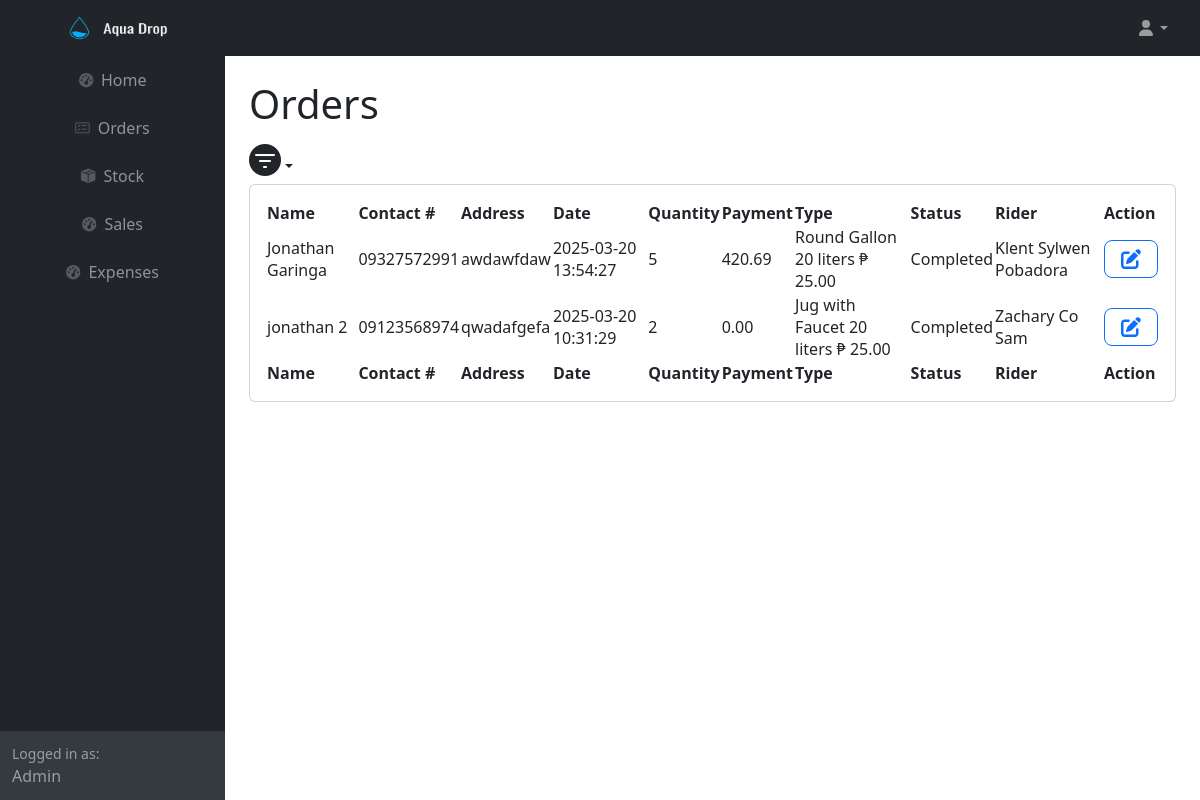
Before: /orders.php (signed in) with the older database file.
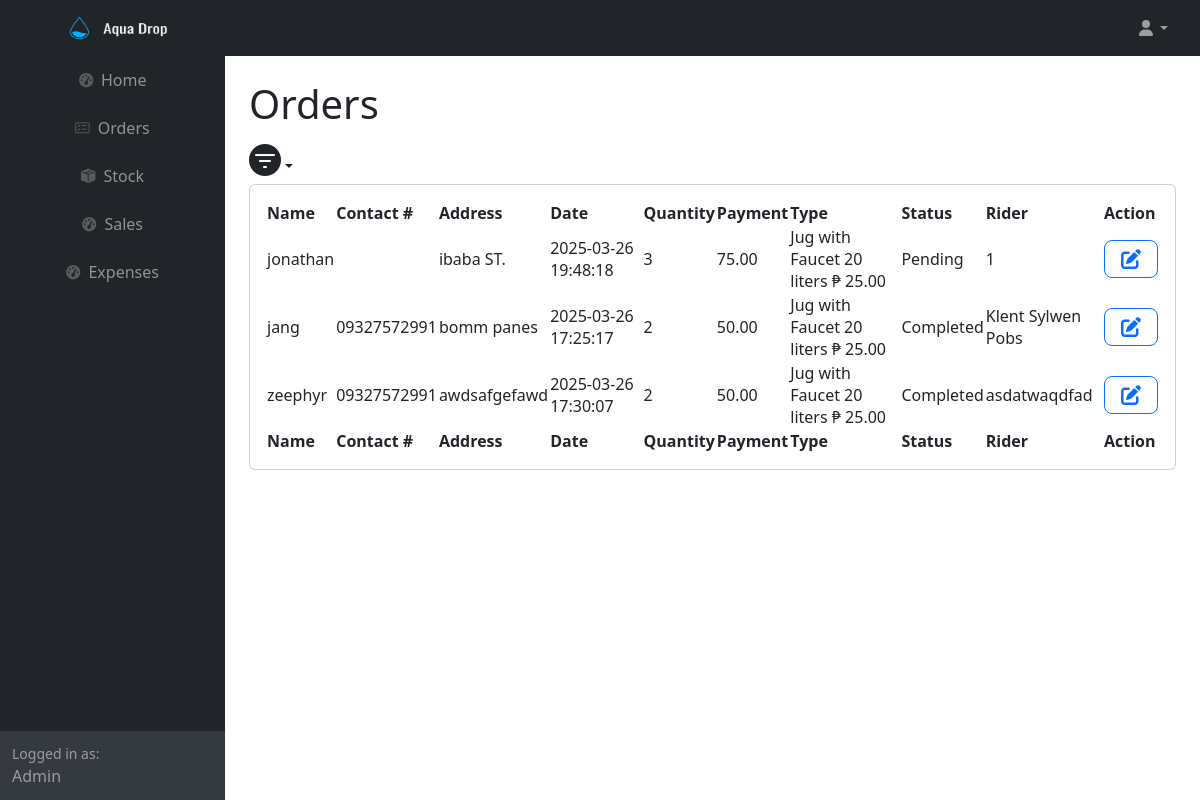
After: the same page with the newer database file.
### tables this page shows
CREATE TABLE IF NOT EXISTS `orders` (
  `order_id` int(11) NOT NULL AUTO_INCREMENT,
  `user_id` int(11) NOT NULL,
  `name` varchar(255) NOT NULL,
  `contact_number` varchar(11) NOT NULL,
  `address` varchar(255) NOT NULL,
  `date` timestamp NOT NULL DEFAULT current_timestamp() ON UPDATE current_timestamp(),
  `quantity` int(11) NOT NULL,
  `type_id` int(11) NOT NULL,
  `payment` decimal(10,2) NOT NULL,
  `status_id` int(11) NOT NULL,
  `rider` varchar(255) NOT NULL,
  PRIMARY KEY (`order_id`)
);

CREATE TABLE IF NOT EXISTS `type` (
  `type_id` int(11) NOT NULL AUTO_INCREMENT,
  `type_name` varchar(255) NOT NULL,
  `price` decimal(10,2) NOT NULL,
  PRIMARY KEY (`type_id`)
);

CREATE TABLE IF NOT EXISTS `status` (
  `status_id` int(11) NOT NULL AUTO_INCREMENT,
  `status_name` varchar(255) NOT NULL,
  PRIMARY KEY (`status_id`)
);

### orders.php (the view, shortened to what the changed rows need)
<?php
	require ('db.php');
    if(isset($_GET['id'])){
        $sql = "SELECT order_id, name, contact_number, address, date, quantity, t.price, (o.quantity * t.price) AS total_price, rider, o.status_id, status_name, type_name FROM sales o
            JOIN status s ON o.status_id = s.status_id
            JOIN type t ON o.type_id = t.type_id WHERE date BETWEEN :start_date AND :end_date";
        $stmt = $conn->prepare($sql);
        $stmt->bindParam(':status_id', $_GET['id']);
        $stmt->execute();
        $data = $stmt->fetchAll(PDO::FETCH_ASSOC);
    }
    else{
        $sql = "SELECT order_id, name, contact_number, address, date, quantity,price, payment, rider, o.status_id, status_name, type_name FROM orders o
        JOIN status s ON o.status_id = s.status_id
        JOIN type t ON o.type_id = t.type_id";
        $stmt = $conn->prepare($sql);
        $stmt->execute();
        $data = $stmt->fetchAll(PDO::FETCH_ASSOC);
    }
?>
<html lang="en">
    <head>
        <link rel="stylesheet" href="https://cdn.jsdelivr.net/npm/bootstrap-icons/font/bootstrap-icons.css">
        <link href="https://cdn.jsdelivr.net/npm/simple-datatables@7.1.2/dist/style.min.css" rel="stylesheet" />
        <link href="css/styles.css" rel="stylesheet" />
    </head>
    <body class="sb-nav-fixed">
        <div id="layoutSidenav">
            <div id="layoutSidenav_content">
                <main>
                    <div class="container-fluid px-4">
                        <h1 class="mt-4">Orders</h1>
                        <div class="card mb-4">
                            <div class="card-body">
                                <table id="datatablesSimple">
                                    <thead>
                                        <tr>
                                            <th>Name</th>
                                            <th>Contact #</th>
                                            <th>Address</th>
                                            <th>Date</th>
                                            <th>Quantity</th>
                                            <th>Payment</th>
                                            <th>Type</th>
                                             <th>Status</th>
                                             <th>Rider</th>
                                             <th>Action</th>
                                        </tr>
                                    </thead>
                                    <tfoot>
                                        <tr>
                                            <th>Name</th>
                                            <th>Contact #</th>
                                            <th>Address</th>
                                            <th>Date</th>
                                            <th>Quantity</th>
                                            <th>Payment</th>
                                            <th>Type</th>
                                            <th>Status</th>
                                            <th>Rider</th>
                                            <th>Action</th>
                                        </tr>
                                    </tfoot>
                                    <tbody>
                                        <?php foreach($data as $row): ?>
                                        <tr data-id="<?php echo $row['order_id']?>">
                                            <td><?php echo $row['name']?></td>
                                            <td><?php echo $row['contact_number']?></td>
                                            <td><?php echo $row['address']?></td>
                                            <td><?php echo $row['date']?></td>
                                            <td><?php echo $row['quantity']?></td>
                                            <td><?php echo $row['payment']?></td>
                                            <td><?php echo $row['type_name']?></td>
                                            <td><?php echo $row['status_name']?></td>
                                            <td><?php echo $row['rider']?></td>
                                            <td class="text-center align-middle">
                                                <button type='button' class='btn btn-outline-primary btn-lg' data-bs-toggle='modal' data-order-id='<?php echo $row['order_id']?>' data-id='<?php echo $row['status_id']?>' data-bs-target='#editstatus' title='Edit Task'>
                                                        <i class='fa fa-edit'></i>
                                                </button>
                                            </td>
                                        </tr>
                                        <?php endforeach;?>
                                    </tbody>
                                </table>
                            </div>
                        </div>
                    </div>
                </main>
            </div>
        </div>
    </body>
</html>

Changed rows visible on the page:
removed orders: name "Jonathan Garinga", contact_number "09327572991", address "awdawfdaw", date "2025-03-20 13:54:27", quantity "5", payment "420.69", type.type_name "Round Gallon 20 liters ₱ 25.00", status.status_name "Completed", rider "Klent Sylwen Pobadora"
removed orders: name "jonathan 2", contact_number "09123568974", address "qwadafgefa", date "2025-03-20 10:31:29", quantity "2", payment "0.00", type.type_name "Jug with Faucet 20 liters ₱ 25.00", status.status_name "Completed", rider "Zachary Co Sam"
added orders: name "jonathan", address "ibaba ST.", date "2025-03-26 19:48:18", quantity "3", payment "75.00", type.type_name "Jug with Faucet 20 liters ₱ 25.00", status.status_name "Pending", rider "1"
added orders: name "jang", contact_number "09327572991", address "bomm panes", date "2025-03-26 17:25:17", quantity "2", payment "50.00", type.type_name "Jug with Faucet 20 liters ₱ 25.00", status.status_name "Completed", rider "Klent Sylwen Pobs"
added orders: name "zeephyr", contact_number "09327572991", address "awdsafgefawd", date "2025-03-26 17:30:07", quantity "2", payment "50.00", type.type_name "Jug with Faucet 20 liters ₱ 25.00", status.status_name "Completed", rider "asdatwaqdfad"
